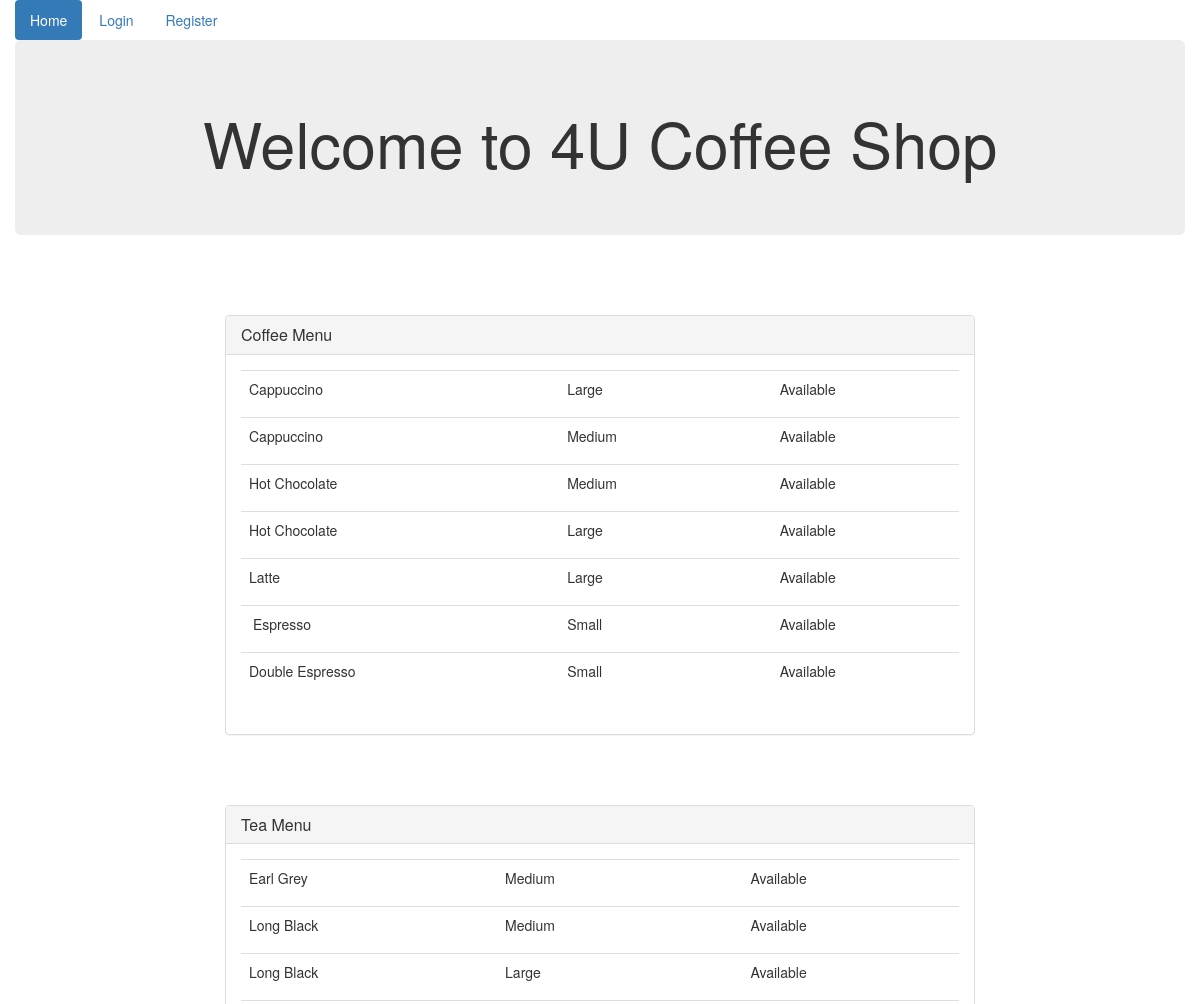
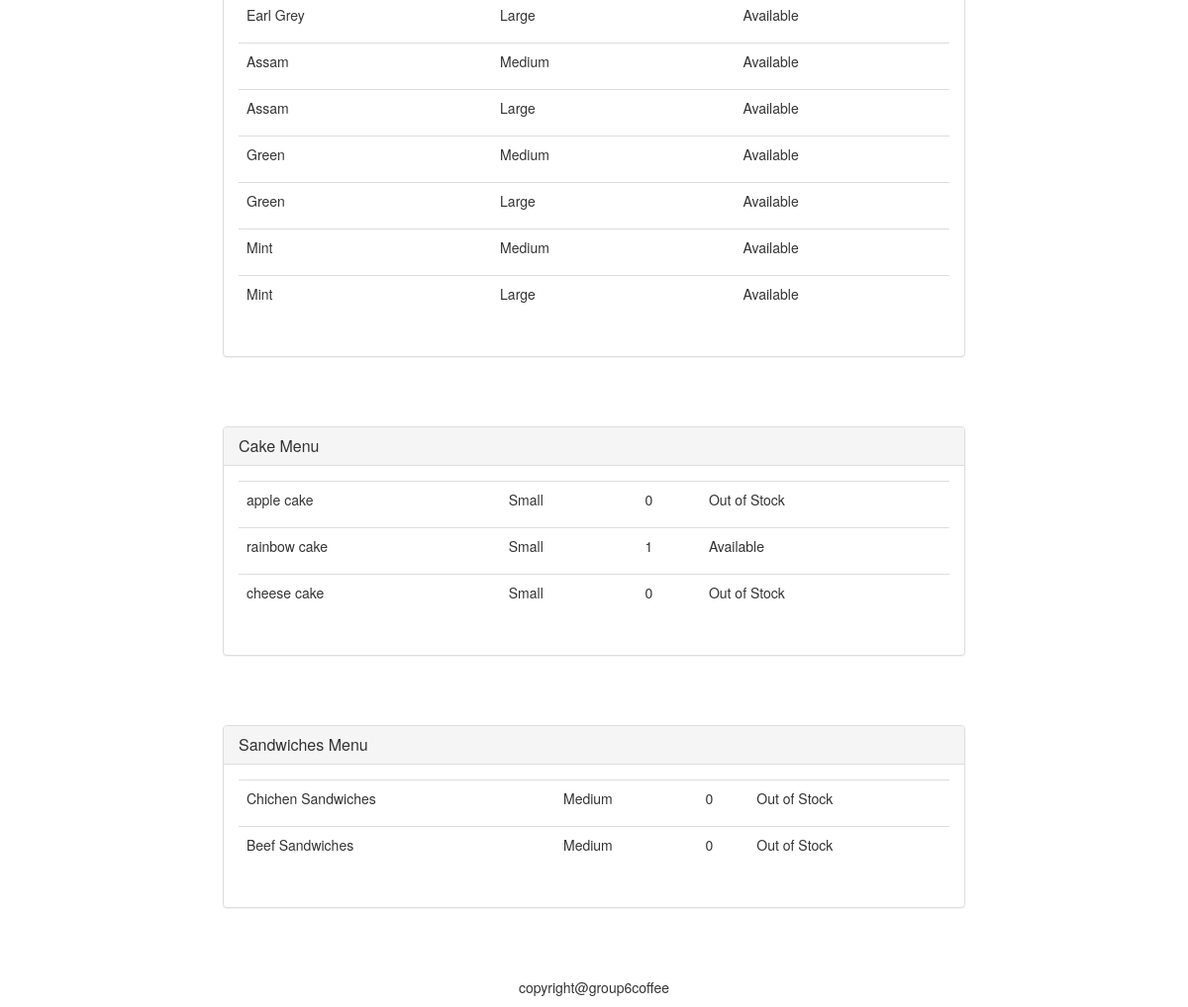
The page /group6coffee/index on the database its author committed (2 pictures, top to bottom).
### coffee/models.py (models this page shows, shortened)
class Product(models.Model):
    size_choice = (
        ("Small", "Small"),
        ("Medium", "Medium"),
        ("Large", "Large"))
    type = (
        ("Coffee", "Coffee"),
        ("Tea", "Tea"),
        ("Cake", "Cake"),
        ("Sandwiches", "Sandwiches")
    )
    product_id = models.AutoField(primary_key=True)
    product_name = models.CharField(max_length=255)
    product_price = models.DecimalField(max_digits=4, decimal_places=2)
    product_state = models.BooleanField(default=True)
    product_size = models.CharField(max_length=255,  choices=size_choice)
    product_type = models.CharField(max_length=255, choices=type, default="Coffee")
    product_quantity = models.IntegerField(default=0)

### group6coffee/views.py (the view)
# urls.py: path('index', coffee.views.get_index_page),
def index(request):
    allproducts = Product.objects.all()
    if request.user.is_authenticated:
        return render(request, 'home_login.html',{'allproducts': allproducts,'user_name':request.user})
    return render(request, 'home.html',{'allproducts': allproducts})

### group6coffee/templates/home.html (shortened to what this page needs)
<!DOCTYPE html>
<html lang="en">
<head>
    <link rel="stylesheet" href="https://cdn.jsdelivr.net/npm/bootstrap@3.3.7/dist/css/bootstrap.min.css"
>
</head>
<body>
    <div class="container">
        <div class="row">
            <ul class="nav nav-pills">
              <li role="presentation" class="active"><a href="/group6coffee/index">Home</a></li>
              <li role="presentation"><a href="/group6coffee/login">Login</a></li>
              <li role="presentation"><a href="/group6coffee/register">Register</a></li>
            </ul>
        </div>
    </div>
    <div class="container">
        <div class="row">
            <div class="jumbotron">
                <h1 style="text-align: center">Welcome to 4U Coffee Shop</h1>
            </div>
        </div>
    </div>
    <div class="container">
        <div class="row">
            <div class="col-md-8 col-md-offset-2">
                <div class="panel panel-default" style="margin-top: 50px">
              <div class="panel-heading">
                <h3 class="panel-title">Coffee Menu</h3>
              </div>
              <div class="panel-body">
                <table class="table">
                    {% for item in allproducts %}
                        {% if item.product_type == 'Coffee' %}
                        <tr>
                            <td>
                                <p>{{ item.product_name }}</p>
                            </td>
                            <td>
                                <p>{{ item.product_size }}</p>
                            </td>
                            <td>
                            </td>
                            <td>
                                    {% if item.product_state %}
                                        <p>Available</p>
                                    {% else %}
                                        <p>Out of Stock</p>
                                    {% endif %}
                            </td>
                        </tr>
                        {% endif %}
                    {% endfor %}
                </table>
              </div>
            </div>
            </div>
            <div class="col-md-8 col-md-offset-2">
                <div class="panel panel-default" style="margin-top: 50px">
              <div class="panel-heading">
                <h3 class="panel-title">Tea Menu</h3>
              </div>
              <div class="panel-body">
                <table class="table">
                    {% for item in allproducts %}
                        {% if item.product_type == 'Tea' %}
                        <tr>
                            <td>
                                <p>{{ item.product_name }}</p>
                            </td>
                            <td>
                                <p>{{ item.product_size }}</p>
                            </td>
                            <td>
                            </td>
                            <td>
                                    {% if item.product_state %}
                                        <p>Available</p>
                                    {% else %}
                                        <p>Out of Stock</p>
                                    {% endif %}
                            </td>
                        </tr>
                        {% endif %}
                    {% endfor %}
                </table>
              </div>
            </div>
            </div>
            <div class="col-md-8 col-md-offset-2">
                <div class="panel panel-default" style="margin-top: 50px">
              <div class="panel-heading">
                <h3 class="panel-title">Cake Menu</h3>
              </div>
              <div class="panel-body">
                <table class="table">
                    {% for item in allproducts %}
                        {% if item.product_type == 'Cake' %}
                        <tr>
                            <td>
                                <p>{{ item.product_name }}</p>
                            </td>
                            <td>
                                <p>{{ item.product_size }}</p>
                            </td>
                            <td>
                                <p>{{ item.product_quantity }}</p>
                            </td>
                            <td>
                                    {% if item.product_quantity != 0 %}
                                        <p>Available</p>
                                    {% else %}
                                        <p>Out of Stock</p>
                                    {% endif %}
                            </td>
                        </tr>
                        {% endif %}
                    {% endfor %}
                </table>
              </div>
            </div>
            </div>
            <div class="col-md-8 col-md-offset-2">
                <div class="panel panel-default" style="margin-top: 50px">
              <div class="panel-heading">
                <h3 class="panel-title">Sandwiches Menu</h3>
              </div>
              <div class="panel-body">
                <table class="table">
                    {% for item in allproducts %}
                        {% if item.product_type == 'Sandwiches' %}
                        <tr>
                            <td>
                                <p>{{ item.product_name }}</p>
                            </td>
                            <td>
                                <p>{{ item.product_size }}</p>
                            </td>
                            <td>
                                <p>{{ item.product_quantity }}</p>
                            </td>
                            <td>
                                    {% if item.product_quantity != 0 %}
                                        <p>Available</p>
                                    {% else %}
                                        <p>Out of Stock</p>
                                    {% endif %}
                            </td>
                        </tr>
                        {% endif %}
                    {% endfor %}
                </table>
              </div>
            </div>
            </div>
        </div>
    </div>
    <div class="container">
        <div class="row">
            <div style="margin-top: 50px">
                <p style="text-align: center">copyright@group6coffee</p>
            </div>
        </div>
    </div>
</body>
</html>

### rows shown on the page
Product: product_name "Cappuccino", product_size "Large", product_state "Available"
Product: product_name "Cappuccino", product_size "Medium", product_state "Available"
Product: product_name "Hot Chocolate", product_size "Medium", product_state "Available"
Product: product_name "Hot Chocolate", product_size "Large", product_state "Available"
Product: product_name "Latte", product_size "Large", product_state "Available"
Product: product_name "\bEspresso", product_size "Small", product_state "Available"
Product: product_name "Double Espresso", product_size "Small", product_state "Available"
Product: product_name "Earl Grey", product_size "Medium", product_state "Available"
Product: product_name "Long Black", product_size "Medium", product_state "Available"
Product: product_name "Long Black", product_size "Large", product_state "Available"
Product: product_name "Earl Grey", product_size "Large", product_state "Available"
Product: product_name "Assam", product_size "Medium", product_state "Available"
Product: product_name "Assam", product_size "Large", product_state "Available"
Product: product_name "Green", product_size "Medium", product_state "Available"
Product: product_name "Green", product_size "Large", product_state "Available"
Product: product_name "Mint", product_size "Medium", product_state "Available"
Product: product_name "Mint", product_size "Large", product_state "Available"
Product: product_name "apple cake", product_size "Small", product_quantity "0", shows "Out of Stock"
Product: product_name "rainbow cake", product_size "Small", product_quantity "1", shows "Available"
Product: product_name "cheese cake", product_size "Small", product_quantity "0", shows "Out of Stock"
Product: product_name "Chichen Sandwiches", product_size "Medium", product_quantity "0", shows "Out of Stock"
Product: product_name "Beef Sandwiches", product_size "Medium", product_quantity "0", shows "Out of Stock"
